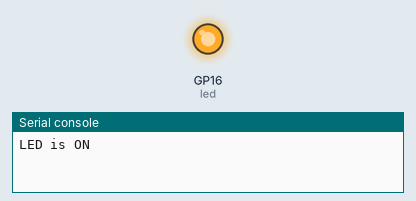
Bench run of a program on a simulated Raspberry Pi Pico running MicroPython. On the bench: output pins drawn as LEDs (lit = HIGH), the last lines printed to the serial console. At 2.0 s the program stops and its outputs stay as they are.

Above: at 0.1 s.
At 1.1 s:
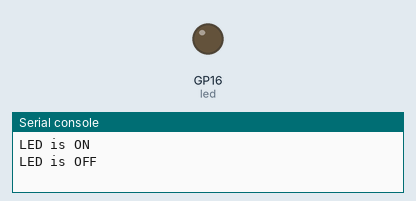
Timing chart, 0 to 3.5 s (numbered marks = the images above):
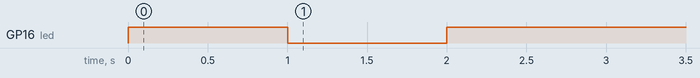

The program:

P28_Command_Pattern.py
```python
# File: main.py
# Author: Armstrong Subero
# Platform: Raspberry Pi Pico (RP2040) with MicroPython
# Program: P28_Command_Pattern
# Interpreter: MicroPython (latest version)
# Program Version: 1.0
#
# Program Description: This program demonstrates the Command design pattern by
#                      creating a set of commands that can be executed on an LED.
#                      The pattern encapsulates requests as objects, allowing for
#                      parameterization and queuing of requests. It also maintains
#                      a history of executed commands, enabling potential undo functionality.
#
# Hardware Description: An LED is connected to pin 16.
#
# Created: August 25th, 2024, 12:15 AM
# Last Updated: August 25th, 2024, 12:15 AM

from machine import Pin
import utime

# Receiver: LED class
class LED:
    def __init__(self, pin_number):
        self.led = Pin(pin_number, Pin.OUT)

    def on(self):
        self.led.value(1)
        print("LED is ON")

    def off(self):
        self.led.value(0)
        print("LED is OFF")

# Command interface
class Command:
    def execute(self):
        pass

    def undo(self):
        pass

# Concrete command classes
class LEDOnCommand(Command):
    def __init__(self, led):
        self.led = led

    def execute(self):
        self.led.on()

    def undo(self):
        self.led.off()

class LEDOffCommand(Command):
    def __init__(self, led):
        self.led = led

    def execute(self):
        self.led.off()

    def undo(self):
        self.led.on()

# Invoker: Remote control that executes commands and keeps a history
class RemoteControl:
    def __init__(self):
        self.history = []

    def submit(self, command):
        command.execute()
        self.history.append(command)

    def undo_last(self):
        if self.history:
            last_command = self.history.pop()
            last_command.undo()
        else:
            print("No commands to undo")

# Usage
led = LED(16)
remote = RemoteControl()

on_command = LEDOnCommand(led)
off_command = LEDOffCommand(led)

# Turn the LED on and off using the remote control
remote.submit(on_command)
utime.sleep(1)
remote.submit(off_command)
utime.sleep(1)

# Undo the last command (turns the LED back on)
remote.undo_last()
```

Measured:
- by itself, GP16 (led): LOW → HIGH at 0.00 s, → LOW 1.0 s later, → HIGH 1.0 s later
